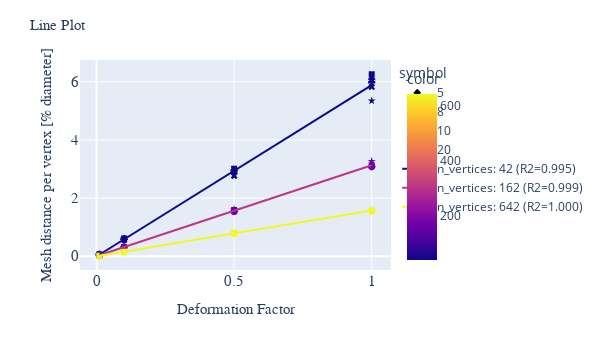

Notebook code for this chart:
### Code cell
y_var = "diff_seq_per_time_vertex_diameter"
y = df.groupby(["noise_factor", "n_vertices", "n_steps"])[y_var].mean() * 100

line_plot(y_var, y)

### Figure 1 — Plotly figure (JSON) as saved in the notebook; plotly's stock layout.template omitted (floating-point values rounded to 4 significant figures)
{"data": [{"hovertemplate": "symbol=3<br>x=%{x}<br>y=%{y}<br>color=%{marker.color}<extra></extra>", "legendgroup": "scatter", "marker": {"color": [42, 162, 642, 42, 162, 642, 42, 162, 642, 42, 162, 642], "coloraxis": "coloraxis", "symbol": "star"}, "mode": "markers", "name": "3", "orientation": "v", "showlegend": false, "type": "scatter", "x": [0.01, 0.01, 0.01, 0.1, 0.1, 0.1, 0.5, 0.5, 0.5, 1, 1, 1], "xaxis": "x", "y": [0.06291, 0.03183, 0.01547, 0.6072, 0.3094, 0.1556, 2.914, 1.615, 0.8095, 5.344, 3.263, 1.611], "yaxis": "y"}, {"hovertemplate": "symbol=5<br>x=%{x}<br>y=%{y}<br>color=%{marker.color}<extra></extra>", "legendgroup": "5", "marker": {"color": [42, 162, 642, 42, 162, 642, 42, 162, 642, 42, 162, 642], "coloraxis": "coloraxis", "symbol": "diamond"}, "mode": "markers", "name": "5", "orientation": "v", "showlegend": true, "type": "scatter", "x": [0.01, 0.01, 0.01, 0.1, 0.1, 0.1, 0.5, 0.5, 0.5, 1, 1, 1], "xaxis": "x", "y": [0.06759, 0.02898, 0.01528, 0.5709, 0.3187, 0.1596, 2.855, 1.548, 0.7768, 6.089, 3.077, 1.55], "yaxis": "y"}, {"hovertemplate": "symbol=8<br>x=%{x}<br>y=%{y}<br>color=%{marker.color}<extra></extra>", "legendgroup": "8", "marker": {"color": [42, 162, 642, 42, 162, 642, 42, 162, 642, 42, 162, 642], "coloraxis": "coloraxis", "symbol": "cross"}, "mode": "markers", "name": "8", "orientation": "v", "showlegend": true, "type": "scatter", "x": [0.01, 0.01, 0.01, 0.1, 0.1, 0.1, 0.5, 0.5, 0.5, 1, 1, 1], "xaxis": "x", "y": [0.05695, 0.03116, 0.0154, 0.5953, 0.3109, 0.1586, 2.943, 1.538, 0.7813, 5.982, 3.076, 1.561], "yaxis": "y"}, {"hovertemplate": "symbol=10<br>x=%{x}<br>y=%{y}<br>color=%{marker.color}<extra></extra>", "legendgroup": "10", "marker": {"color": [42, 162, 642, 42, 162, 642, 42, 162, 642, 42, 162, 642], "coloraxis": "coloraxis", "symbol": "x"}, "mode": "markers", "name": "10", "orientation": "v", "showlegend": true, "type": "scatter", "x": [0.01, 0.01, 0.01, 0.1, 0.1, 0.1, 0.5, 0.5, 0.5, 1, 1, 1], "xaxis": "x", "y": [0.05766, 0.03043, 0.01545, 0.5592, 0.3105, 0.158, 2.762, 1.536, 0.7951, 5.822, 3.079, 1.559], "yaxis": "y"}, {"hovertemplate": "symbol=20<br>x=%{x}<br>y=%{y}<br>color=%{marker.color}<extra></extra>", "legendgroup": "20", "marker": {"color": [42, 162, 642, 42, 162, 642, 42, 162, 642, 42, 162], "coloraxis": "coloraxis", "symbol": "square"}, "mode": "markers", "name": "20", "orientation": "v", "showlegend": true, "type": "scatter", "x": [0.01, 0.01, 0.01, 0.1, 0.1, 0.1, 0.5, 0.5, 0.5, 1, 1], "xaxis": "x", "y": [0.05968, 0.03065, 0.0155, 0.6118, 0.3116, 0.1564, 3.009, 1.589, 0.7893, 6.257, 3.13], "yaxis": "y"}, {"legendgroup": "regression", "line": {"color": "#0d0887"}, "mode": "lines", "name": "n_vertices: 42 (R2=0.995)", "showlegend": true, "type": "scatter", "x": [0.01, 0.01, 0.01, 0.01, 0.01, 0.1, 0.1, 0.1, 0.1, 0.1, 0.5, 0.5, 0.5, 0.5, 0.5, 1, 1, 1, 1, 1], "y": [0.04965, 0.04965, 0.04965, 0.04965, 0.04965, 0.5797, 0.5797, 0.5797, 0.5797, 0.5797, 2.936, 2.936, 2.936, 2.936, 2.936, 5.88, 5.88, 5.88, 5.88, 5.88]}, {"legendgroup": "regression", "line": {"color": "#bd3786"}, "mode": "lines", "name": "n_vertices: 162 (R2=0.999)", "showlegend": true, "type": "scatter", "x": [0.01, 0.01, 0.01, 0.01, 0.01, 0.1, 0.1, 0.1, 0.1, 0.1, 0.5, 0.5, 0.5, 0.5, 0.5, 1, 1, 1, 1, 1], "y": [0.03132, 0.03132, 0.03132, 0.03132, 0.03132, 0.3127, 0.3127, 0.3127, 0.3127, 0.3127, 1.563, 1.563, 1.563, 1.563, 1.563, 3.126, 3.126, 3.126, 3.126, 3.126]}, {"legendgroup": "regression", "line": {"color": "#f0f921"}, "mode": "lines", "name": "n_vertices: 642 (R2=1.000)", "showlegend": true, "type": "scatter", "x": [0.01, 0.01, 0.01, 0.01, 0.01, 0.1, 0.1, 0.1, 0.1, 0.1, 0.5, 0.5, 0.5, 0.5, 0.5, 1, 1, 1, 1], "y": [0.01676, 0.01676, 0.01676, 0.01676, 0.01676, 0.1582, 0.1582, 0.1582, 0.1582, 0.1582, 0.7868, 0.7868, 0.7868, 0.7868, 0.7868, 1.572, 1.572, 1.572, 1.572]}], "layout": {"coloraxis": {"colorbar": {"title": {"text": "color"}}, "colorscale": [[0, "#0d0887"], [0.1111, "#46039f"], [0.2222, "#7201a8"], [0.3333, "#9c179e"], [0.4444, "#bd3786"], [0.5556, "#d8576b"], [0.6667, "#ed7953"], [0.7778, "#fb9f3a"], [0.8889, "#fdca26"], [1, "#f0f921"]]}, "height": 350, "legend": {"title": {"text": "symbol"}, "tracegroupgap": 0}, "margin": {"t": 60}, "title": {"font": {"family": "CMU", "size": 15}, "text": "Line Plot"}, "width": 600, "xaxis": {"anchor": "y", "autorange": true, "domain": [0, 1], "range": [-0.06009, 1.07], "tickfont": {"family": "CMU", "size": 15}, "title": {"font": {"family": "CMU", "size": 15}, "text": "Deformation Factor"}, "type": "linear"}, "yaxis": {"anchor": "x", "autorange": true, "domain": [0, 1], "range": [-0.4748, 6.747], "tickfont": {"family": "CMU", "size": 15}, "title": {"font": {"family": "CMU", "size": 15}, "text": "Mesh distance per vertex [% diameter]"}, "type": "linear"}}}
